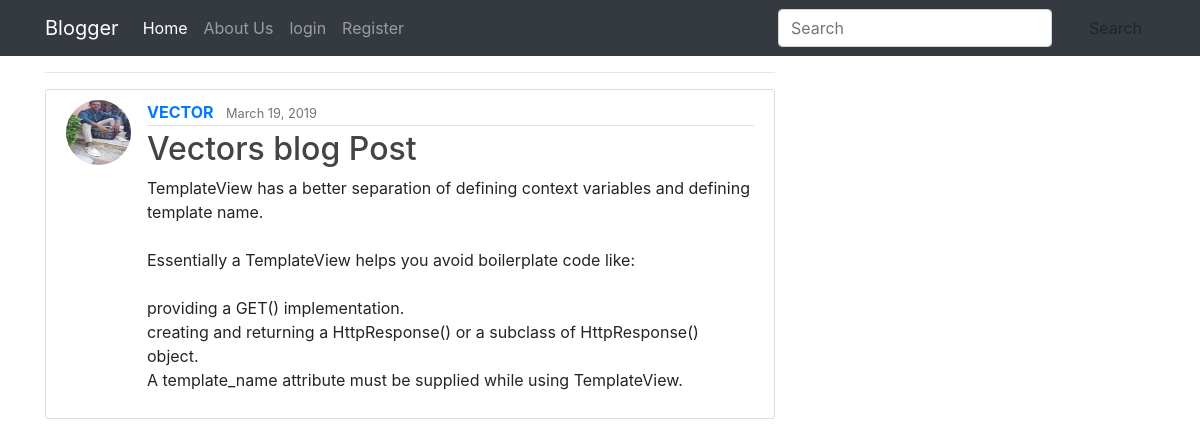
The app's page /post/1/ with its own data.
### blog/models.py (models this page shows, shortened)
class Post(models.Model):
    author = models.ForeignKey(User,on_delete=models.CASCADE)
    title= models.CharField(max_length=200)
    content = models.TextField()
    date_posted = models.DateTimeField(default=timezone.now)
    last_modified = models.DateTimeField(auto_now=True)

### users/models.py (models this page shows, shortened)
class Profile(models.Model):
    user = models.OneToOneField(User,on_delete=models.CASCADE)
    bio = models.CharField(max_length=200)
    profile_pic = models.ImageField(default='default.jpg', upload_to = 'profile_pics')

### blog/views.py (the view)
# urls.py: path('post/<int:pk>/', views.PostDetailView.as_view() , name='post_detail'),
class PostDetailView(DetailView):
    model = Post

### blog/templates/blog/post_detail.html (shortened to what this page needs)
{% extends 'base.html' %}
{% block content %}
<hr>
<article class="media content-section">
  <img class="rounded-circle article-img" src="{{ object.author.profile.profile_pic.url }}">
  <div class="media-body">
    <div class="article-metadata">
      <a class="mr-2" href="#"><strong>{{ object.author|upper }}</strong></a>
      <small class="text-muted">{{ object.date_posted|date:"F d, Y" }}</small>
    </div>
    <h2 class="article-title">{{ object.title }}</h2>
    <p class="article-content">{{ object.content }}</p>
  </div>
</article>
{% endblock content%}

### static/css/main.css (style rules this page uses)
body { background: #fafafa; color: #333333; }
h1, h2, h3, h4, h5, h6 { color: #444444; }
.content-section { background: #ffffff; padding: 10px 20px; border: 1px solid #dddddd; border-radius: 3px; margin-bottom: 20px; }
.article-title { color: #444444; }
.article-content { white-space: pre-line; }
.article-img { height: 65px; width: 65px; margin-right: 16px; }
.article-metadata { padding-bottom: 1px; margin-bottom: 4px; border-bottom: 1px solid #e3e3e3 }

### records on screen
Post: author.profile.profile_pic (picture), author "VECTOR", date_posted "March 19, 2019", title "Vectors blog Post", content "TemplateView has a better separation of defining context variables and defining template name. Essentially a TemplateView helps you avoid boilerplate code like: providing a GET() implementation. creating and returning a HttpResponse() or a subclass of HttpResponse() object. A template_name attribute must be supplied while using TemplateView."
